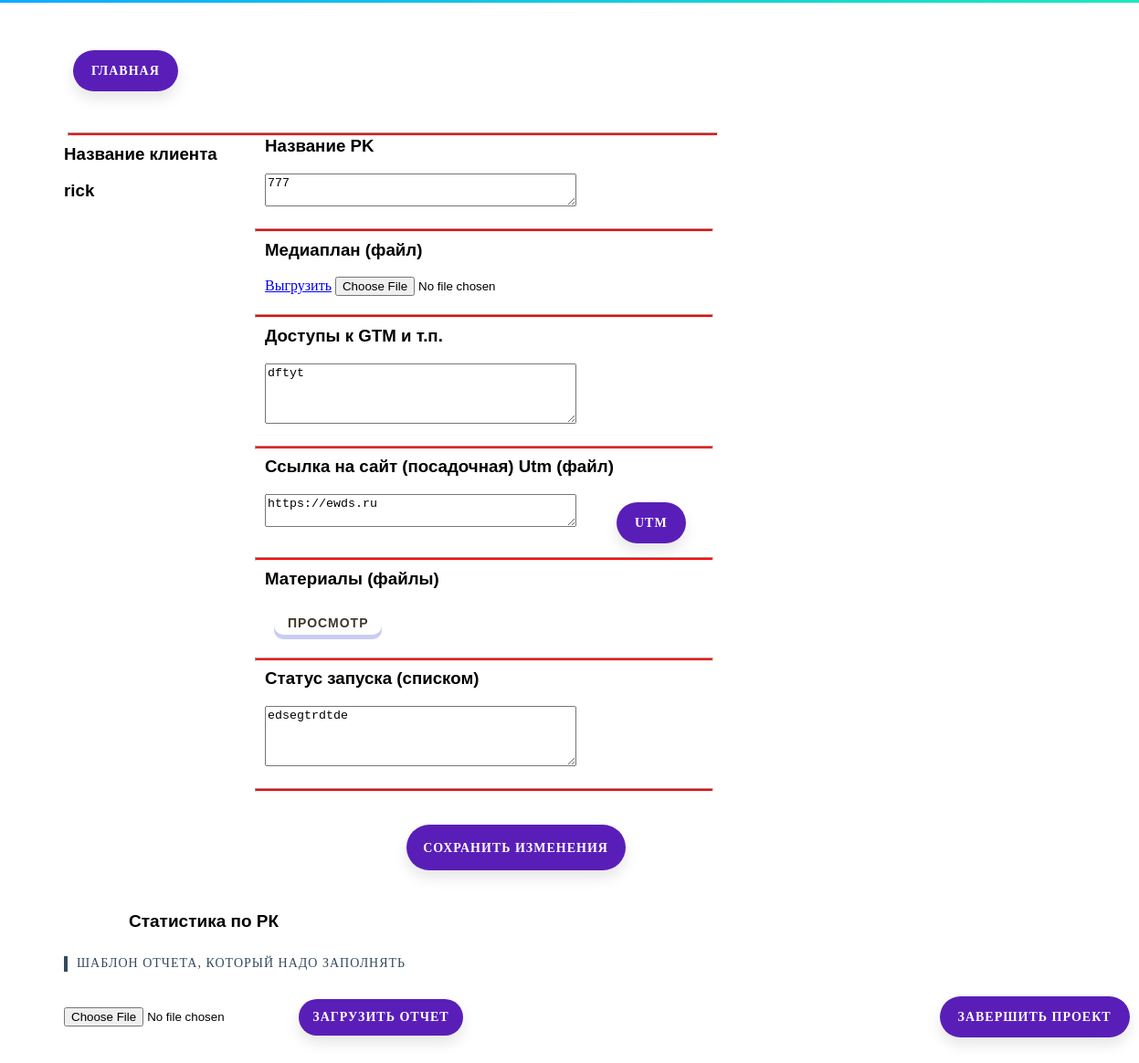
Before: /cleared/777/ (signed in) with the older database file.
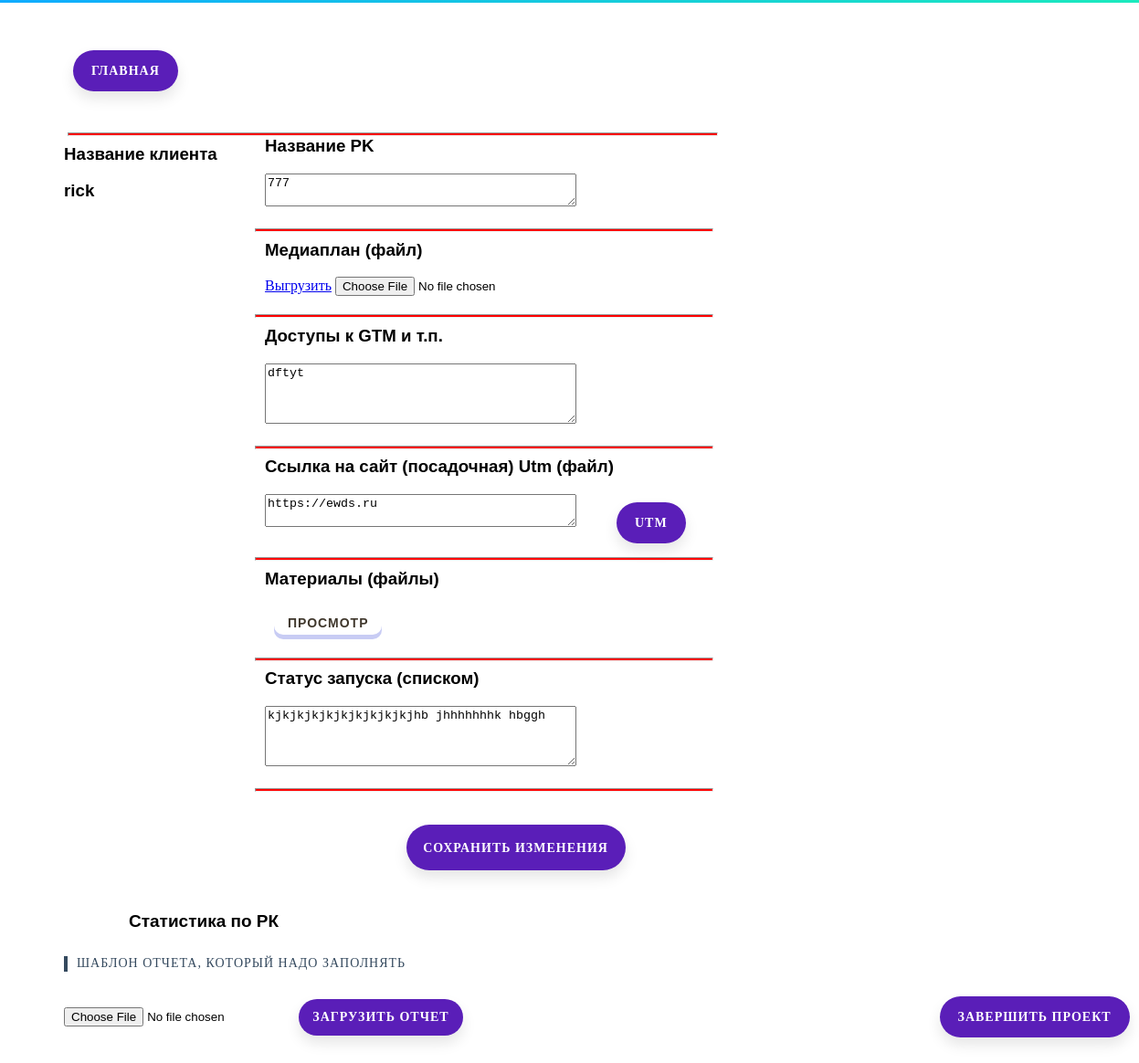
After: the same page with the newer database file.
### exel/models.py (models this page shows)
class Cleared(models.Model):
    username = models.CharField(max_length = 60)
    client = models.CharField(max_length = 50)
    name_rk = models.CharField(max_length = 200)
    mp = models.FileField(upload_to = content_file_name, null=True)
    comments = models.TextField(null=True)
    access = models.TextField(null=True)
    landing = models.CharField(max_length = 60, null=True)
    utm = models.FileField(upload_to = content_file_name, null=True)

### exel/views.py (the view, shortened to what this page needs)
# urls.py: path('cleared/<name_rk>/', views.cleared, name='but_cleared'),
def cleared(request, name_rk):
    if request.user.is_authenticated:
        username = request.user.username
        try:
            f = Cleared.objects.get(username=username,
                                                 name_rk=name_rk)
            data = {
               'file': f,
               'report': Report.objects.all(),
               'form2': ReportForm,
               'form1': ClearForm(initial={
                   'name_rk': name_rk,
                   'comments': f.comments,
                   'landing': f.landing,
                   'access': f.access
                       }),
               }
            return render(request, 'but_cleared.html', data)
        except MultipleObjectsReturned:
            pass
    else:
        return redirect('exel:login')

### exel/forms.py
class ClearForm(forms.ModelForm):
    comments = forms.CharField(widget=forms.Textarea(attrs={'rows':4, 'cols':40}))
    access = forms.CharField(widget=forms.Textarea(attrs={'rows':4, 'cols':40}))
    mp = forms.FileField(required=False)
    name_rk = forms.CharField(widget=forms.Textarea(attrs={'rows':2, 'cols':40}))
    landing = forms.CharField(widget=forms.Textarea(attrs={'rows':2, 'cols':40}))
    class Meta:
        model = Cleared
        fields = ['comments', 'access', 'landing', 'mp', 'name_rk',]

### exel/templates/but_cleared.html (shortened to what this page needs)
{% extends 'download_calc.html' %}
{% load static %}
{% block content %}
    <div class="clear">
    <a href="{% url 'exel:main' %}" class="button">Главная</a>
	<form method="post" enctype="multipart/form-data" id="cl">
		<hr class="hr1">
		<h3>Название клиента</h3>
            <h3>{{file.client}}</h3>
		<div class="cl">
        	<h3>Название PK</h3>
            {{form1.name_rk}}
           	<hr>
        	<h3>Медиаплан (файл)</h3>
        	<a href="{{file.mp.url}}">Выгрузить</a>
        	{{form1.mp}}
        	<hr>
        	<h3>Доступы к GTM и т.п.</h3>
        	{{form1.access}}
        	<hr>
        	<h3>Ссылка на сайт (посадочная) Utm (файл)</h3>
        	{{form1.landing}}
        	<a class="button2" href="{% url 'exel:utm' file.name_rk %}">Utm</a>
        	<hr>
        	<h3>Материалы (файлы)</h3>
        	<a class="five" href="{% url 'exel:materials' file.name_rk %}">просмотр</a>
        	<hr>
        	<h3>Статус запуска (списком)</h3>
        	{{form1.comments}}
        	<hr>
    	</div>
    	<input class="button1" type="submit" name="form1" value="Сохранить изменения">
	</form>
	<p id="rk">Статистика по РК</p>
	{%for r in report%}
        <a class="s131" href="{{ r.file.url }}">Шаблон отчета, который надо заполнять</a>
    {%endfor%}
    <form  method="post" enctype="multipart/form-data">
        {{form2.report}}
        <input type="submit" name="form2" class="button3" value="Загрузить отчет">
        <a href="{% url 'exel:complete' file.name_rk %}" class="button2" id="complete">Завершить проект</a>
	</form>
    </div>
{% endblock %}

Changed rows visible on the page:
changed Cleared "rick": comments "edsegtrdtde" → "kjkjkjkjkjkjkjkjkjkjhb jhhhhhhhk hbggh"
